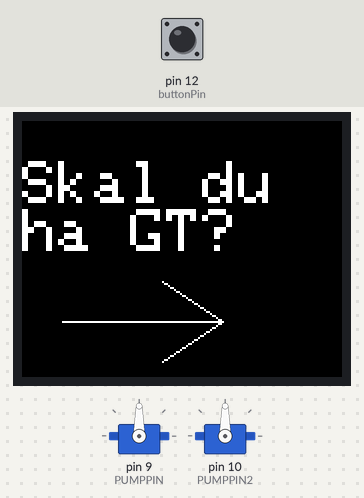
Simulated run of this sketch. Board: Arduino Uno, built with avr-gcc and run on an emulated ATmega328P. Parts: 2 × servo, 160×128 colour display. Inputs (shaded band) come from the test bench; at power-on: pin 12 (buttonPin) LOW. What the sketch prints to the serial monitor is not drawn.

Above: at 2.3 s.
2.4 s: pin 12 (buttonPin) pulled HIGH for 0.15 s
At 3.7 s:
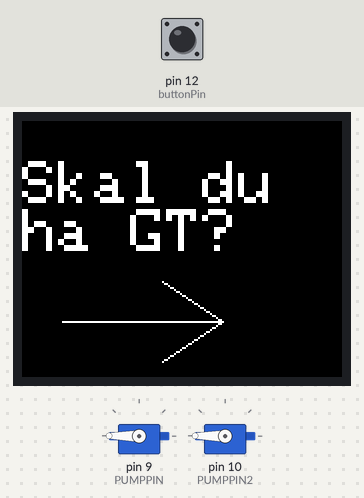
At 13.6 s:
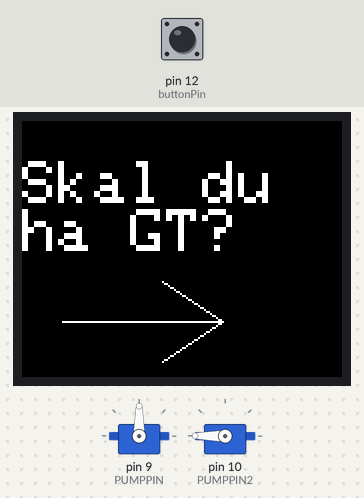
Timing chart, 0 to 13.9 s (numbered marks = the images above; inputs shaded):
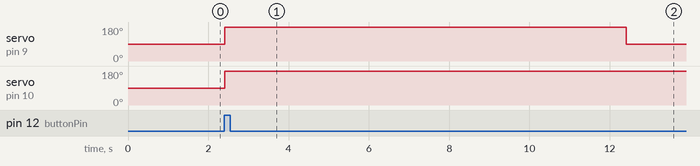

Measured:
- after the input at 2.4 s, servo on pin 9 (PUMPPIN): 90° → 180° at once, → 90° 10.0 s later; servo on pin 10 (PUMPPIN2): 90° → 180° at once

The sketch:

Robot-bar.ino
```cpp
#include <Adafruit_GFX.h>    // Core graphics library
#include <Adafruit_ST7735.h> // Hardware-specific library
#include <SPI.h>
#include <Servo.h>

// TFT 1.8" module pins
#define TFT_CS     5
#define TFT_RST    7
#define TFT_DC     8
Adafruit_ST7735 tft = Adafruit_ST7735(TFT_CS,  TFT_DC, TFT_RST);
#define TFT_SCLK 13
#define TFT_MOSI 11


Servo myservo;
Servo myservo2;
const int PUMPPIN = 9;    //peristaltic pump control pin, connect to arduino digital pin 9
const int PUMPPIN2 = 10;  //peristaltic pump control pin, connect to arduino digital pin 10
#define waitTime 10000 //interval time(ms) between every state
const int buttonPin = 12;
int buttonState = 0;

void setup(void) {
  Serial.begin(9600);

  // pump setup
  myservo.attach(PUMPPIN);
  myservo2.attach(PUMPPIN2);
  pinMode(buttonPin, INPUT);

  // Display setup
  tft.initR(INITR_BLACKTAB);   // initialize a ST7735S chip, black tab
  Serial.println("Initialized");

  uint16_t time = millis();
  tft.fillScreen(ST7735_BLACK);
  time = millis() - time;

  // large block of text
  tft.fillScreen(ST7735_BLACK);
  tft.setRotation(1);
  tft.setTextSize(3);
  testdrawtext(0, 20, "Skal du ha GT?", ST7735_WHITE);
  // draws arrow
  tft.drawLine(20, 100, 100, 100, ST7735_WHITE);
  tft.drawLine(70, 80, 100, 100, ST7735_WHITE);
  tft.drawLine(70, 120, 100, 100, ST7735_WHITE);

  delay(1000);

}

void loop() {
  //cheking if the button is pressed. If pressed, turns on pumps
  buttonState = digitalRead(buttonPin);
  Serial.println(buttonState);
  if (buttonState == HIGH) {
    // pumpspeed range from 0-180 where 0 and 180 i max speed in different direction. 90 is stop
    myservo.write(180);
    myservo2.write(180);
    delay(waitTime);

    myservo.write(90);
    myservo2.write(180);
    delay(waitTime);
  } else {
    // turn LED off:
    myservo.write(90);
    myservo2.write(90);
    delay(100);
  }
  delay(10);
}

void testdrawtext(int wid, int hei, char *text, uint16_t color) {
  tft.setCursor(wid, hei);
  tft.setTextColor(color);
  tft.setTextWrap(true);
  tft.print(text);
}
```
